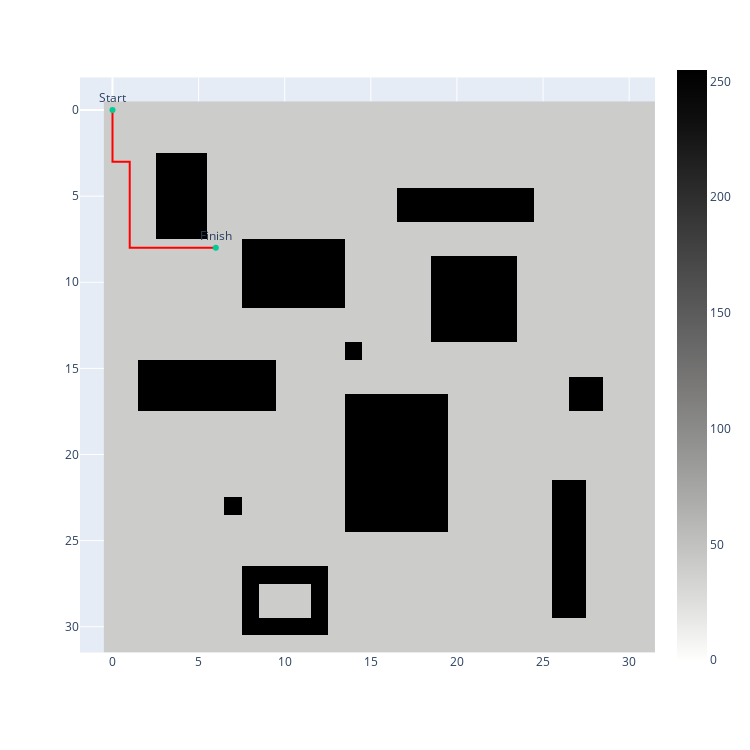

Notebook cell for this chart:
### Code cell
import plotly.graph_objects as go
import plotly.express as px

f_out = open("../build/example/Debug/output.csv", "r")
path_x = []
path_y = []
map = []
first = True
for line in f_out.readlines():
    line = line.strip().split(",")[0:-1]
    if first:
        for raw_cell in line:
            raw_cell = raw_cell.split("-")
            path_x.append(int(raw_cell[0]))
            path_y.append(int(raw_cell[1]))
        first = False
    else:
        row = []
        for raw_cell in line:
            row.append(float(raw_cell))
        map.append(row)
print(path_x)
print(path_y)
f_out.close()

fig = px.imshow(map, range_color=[0,255], color_continuous_scale='gray_r', width=750, height=750)
fig.add_trace(go.Scatter(
        name="Path",
        x=path_x,
        y=path_y,
        mode="lines",
        line=go.scatter.Line(color="red"),
        showlegend=False))
fig.add_trace(go.Scatter(
    x=[path_x[0], path_x[-1]],
    y=[path_y[0], path_y[-1]],
    mode="markers+text",
    name="",
    text=["Start", "Finish"],
    textposition="top center"
))
fig.show()

### Figure 1 — Plotly figure (JSON) as saved in the notebook; plotly's stock layout.template omitted (floating-point values rounded to 4 significant figures; data arrays with more than 128 entries replaced by an {"elided": "..."} marker saying what was removed)
{"data": [{"coloraxis": "coloraxis", "hovertemplate": "x: %{x}<br>y: %{y}<br>color: %{z}<extra></extra>", "name": "0", "type": "heatmap", "xaxis": "x", "yaxis": "y", "z": {"elided": "32x32 int values"}}, {"line": {"color": "red"}, "mode": "lines", "name": "Path", "showlegend": false, "type": "scatter", "x": [0, 0, 0, 0, 1, 1, 1, 1, 1, 1, 2, 3, 4, 5, 6], "y": [0, 1, 2, 3, 3, 4, 5, 6, 7, 8, 8, 8, 8, 8, 8]}, {"mode": "markers+text", "name": "", "text": ["Start", "Finish"], "textposition": "top center", "type": "scatter", "x": [0, 6], "y": [0, 8]}], "layout": {"coloraxis": {"cmax": 255, "cmin": 0, "colorscale": [[0, "rgb(254, 254, 253)"], [0.09091, "rgb(224, 224, 223)"], [0.1818, "rgb(197, 197, 195)"], [0.2727, "rgb(171, 171, 170)"], [0.3636, "rgb(146, 146, 145)"], [0.4545, "rgb(124, 123, 122)"], [0.5455, "rgb(102, 101, 101)"], [0.6364, "rgb(81, 80, 80)"], [0.7273, "rgb(59, 59, 59)"], [0.8182, "rgb(38, 38, 38)"], [0.9091, "rgb(16, 16, 16)"], [1, "rgb(0, 0, 0)"]]}, "height": 750, "margin": {"t": 60}, "width": 750, "xaxis": {"anchor": "y", "constrain": "domain", "domain": [0, 1], "scaleanchor": "y"}, "yaxis": {"anchor": "x", "autorange": "reversed", "constrain": "domain", "domain": [0, 1]}}}
